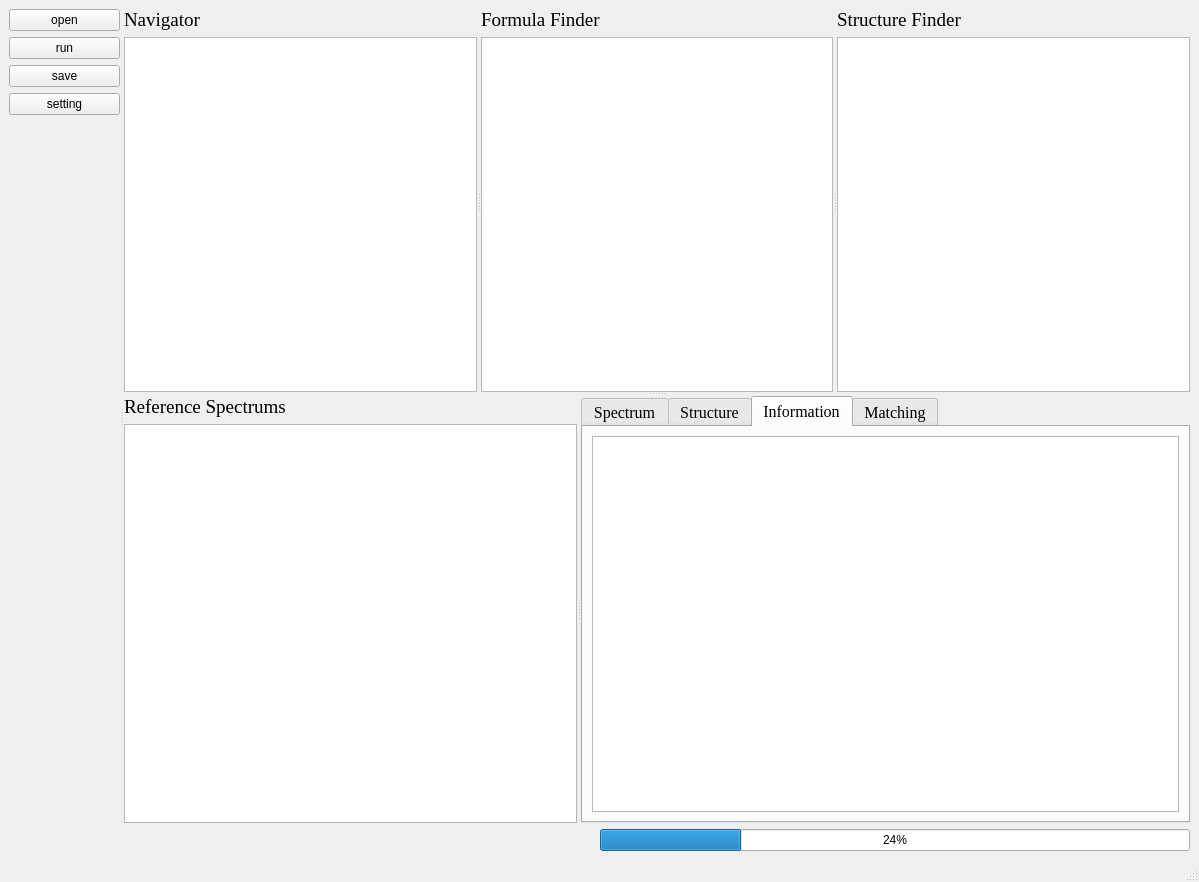
<?xml version="1.0" encoding="UTF-8"?>
<ui version="4.0">
 <class>MainWindow</class>
 <widget class="QMainWindow" name="MainWindow">
  <property name="geometry">
   <rect>
    <x>0</x>
    <y>0</y>
    <width>1199</width>
    <height>882</height>
   </rect>
  </property>
  <property name="windowTitle">
   <string>MainWindow</string>
  </property>
  <property name="autoFillBackground">
   <bool>true</bool>
  </property>
  <widget class="QWidget" name="centralwidget">
   <layout class="QGridLayout" name="gridLayout">
    <item row="1" column="0">
     <layout class="QHBoxLayout" name="horizontalLayout_2">
      <item>
       <spacer name="horizontalSpacer">
        <property name="orientation">
         <enum>Qt::Horizontal</enum>
        </property>
        <property name="sizeHint" stdset="0">
         <size>
          <width>40</width>
          <height>20</height>
         </size>
        </property>
       </spacer>
      </item>
      <item>
       <widget class="QProgressBar" name="progressBar">
        <property name="minimumSize">
         <size>
          <width>0</width>
          <height>0</height>
         </size>
        </property>
        <property name="maximumSize">
         <size>
          <width>16777215</width>
          <height>16777215</height>
         </size>
        </property>
        <property name="value">
         <number>24</number>
        </property>
       </widget>
      </item>
     </layout>
    </item>
    <item row="0" column="0">
     <widget class="QSplitter" name="splitter_4">
      <property name="orientation">
       <enum>Qt::Horizontal</enum>
      </property>
      <widget class="QWidget" name="layoutWidget">
       <layout class="QVBoxLayout" name="verticalLayout_5">
        <item>
         <widget class="QPushButton" name="butt_open">
          <property name="maximumSize">
           <size>
            <width>200</width>
            <height>16777215</height>
           </size>
          </property>
          <property name="layoutDirection">
           <enum>Qt::LeftToRight</enum>
          </property>
          <property name="autoFillBackground">
           <bool>true</bool>
          </property>
          <property name="text">
           <string>open</string>
          </property>
          <property name="icon">
           <iconset>
            <normaloff>../icon/opened-folder.png</normaloff>../icon/opened-folder.png</iconset>
          </property>
          <property name="iconSize">
           <size>
            <width>30</width>
            <height>30</height>
           </size>
          </property>
          <property name="checkable">
           <bool>false</bool>
          </property>
         </widget>
        </item>
        <item>
         <widget class="QPushButton" name="butt_run">
          <property name="maximumSize">
           <size>
            <width>200</width>
            <height>16777215</height>
           </size>
          </property>
          <property name="layoutDirection">
           <enum>Qt::LeftToRight</enum>
          </property>
          <property name="autoFillBackground">
           <bool>true</bool>
          </property>
          <property name="text">
           <string>run</string>
          </property>
          <property name="icon">
           <iconset>
            <normaloff>../icon/start.png</normaloff>../icon/start.png</iconset>
          </property>
          <property name="iconSize">
           <size>
            <width>30</width>
            <height>30</height>
           </size>
          </property>
          <property name="checkable">
           <bool>false</bool>
          </property>
         </widget>
        </item>
        <item>
         <widget class="QPushButton" name="butt_save">
          <property name="maximumSize">
           <size>
            <width>200</width>
            <height>16777215</height>
           </size>
          </property>
          <property name="layoutDirection">
           <enum>Qt::LeftToRight</enum>
          </property>
          <property name="autoFillBackground">
           <bool>true</bool>
          </property>
          <property name="text">
           <string>save</string>
          </property>
          <property name="icon">
           <iconset>
            <normaloff>../icon/save.png</normaloff>../icon/save.png</iconset>
          </property>
          <property name="iconSize">
           <size>
            <width>30</width>
            <height>30</height>
           </size>
          </property>
          <property name="checkable">
           <bool>false</bool>
          </property>
         </widget>
        </item>
        <item>
         <widget class="QPushButton" name="butt_para">
          <property name="text">
           <string>setting</string>
          </property>
          <property name="icon">
           <iconset>
            <normaloff>../icon/parameters.png</normaloff>../icon/parameters.png</iconset>
          </property>
          <property name="iconSize">
           <size>
            <width>30</width>
            <height>30</height>
           </size>
          </property>
         </widget>
        </item>
        <item>
         <spacer name="verticalSpacer">
          <property name="orientation">
           <enum>Qt::Vertical</enum>
          </property>
          <property name="sizeHint" stdset="0">
           <size>
            <width>20</width>
            <height>40</height>
           </size>
          </property>
         </spacer>
        </item>
       </layout>
      </widget>
      <widget class="QSplitter" name="splitter_3">
       <property name="orientation">
        <enum>Qt::Vertical</enum>
       </property>
       <widget class="QSplitter" name="splitter">
        <property name="orientation">
         <enum>Qt::Horizontal</enum>
        </property>
        <widget class="QWidget" name="layoutWidget">
         <layout class="QVBoxLayout" name="verticalLayout_2">
          <item>
           <widget class="QLabel" name="label">
            <property name="font">
             <font>
              <family>Times New Roman</family>
              <pointsize>14</pointsize>
             </font>
            </property>
            <property name="text">
             <string>Navigator</string>
            </property>
           </widget>
          </item>
          <item>
           <widget class="QListWidget" name="list_spectrum"/>
          </item>
         </layout>
        </widget>
        <widget class="QWidget" name="layoutWidget">
         <layout class="QVBoxLayout" name="verticalLayout_3">
          <item>
           <widget class="QLabel" name="label_2">
            <property name="font">
             <font>
              <family>Times New Roman</family>
              <pointsize>14</pointsize>
             </font>
            </property>
            <property name="text">
             <string>Formula Finder</string>
            </property>
           </widget>
          </item>
          <item>
           <widget class="QTableWidget" name="tab_formula">
            <attribute name="horizontalHeaderStretchLastSection">
             <bool>true</bool>
            </attribute>
            <attribute name="verticalHeaderStretchLastSection">
             <bool>false</bool>
            </attribute>
           </widget>
          </item>
         </layout>
        </widget>
        <widget class="QWidget" name="layoutWidget">
         <layout class="QVBoxLayout" name="verticalLayout">
          <item>
           <widget class="QLabel" name="label_3">
            <property name="font">
             <font>
              <family>Times New Roman</family>
              <pointsize>14</pointsize>
             </font>
            </property>
            <property name="text">
             <string>Structure Finder</string>
            </property>
           </widget>
          </item>
          <item>
           <widget class="QTableWidget" name="tab_structure"/>
          </item>
         </layout>
        </widget>
       </widget>
       <widget class="QSplitter" name="splitter_2">
        <property name="orientation">
         <enum>Qt::Horizontal</enum>
        </property>
        <widget class="QWidget" name="layoutWidget">
         <layout class="QVBoxLayout" name="verticalLayout_4">
          <item>
           <widget class="QLabel" name="label_4">
            <property name="font">
             <font>
              <family>Times New Roman</family>
              <pointsize>14</pointsize>
             </font>
            </property>
            <property name="text">
             <string>Reference Spectrums</string>
            </property>
           </widget>
          </item>
          <item>
           <widget class="QTableWidget" name="tab_reference"/>
          </item>
         </layout>
        </widget>
        <widget class="QTabWidget" name="tabWidget">
         <property name="font">
          <font>
           <family>Times New Roman</family>
           <pointsize>12</pointsize>
          </font>
         </property>
         <property name="currentIndex">
          <number>2</number>
         </property>
         <widget class="QWidget" name="page_spectrum">
          <property name="font">
           <font>
            <family>Times New Roman</family>
            <pointsize>12</pointsize>
           </font>
          </property>
          <attribute name="title">
           <string>Spectrum</string>
          </attribute>
          <layout class="QGridLayout" name="gridLayout_4">
           <item row="1" column="2">
            <widget class="QPushButton" name="butt_loss">
             <property name="text">
              <string>Loss</string>
             </property>
            </widget>
           </item>
           <item row="1" column="1">
            <widget class="QPushButton" name="butt_spectrum">
             <property name="text">
              <string>Spectrum</string>
             </property>
            </widget>
           </item>
           <item row="1" column="0">
            <spacer name="horizontalSpacer_2">
             <property name="orientation">
              <enum>Qt::Horizontal</enum>
             </property>
             <property name="sizeHint" stdset="0">
              <size>
               <width>40</width>
               <height>20</height>
              </size>
             </property>
            </spacer>
           </item>
           <item row="0" column="0" colspan="3">
            <widget class="QGroupBox" name="box_spectrum">
             <property name="title">
              <string/>
             </property>
            </widget>
           </item>
          </layout>
         </widget>
         <widget class="QWidget" name="page_structure">
          <attribute name="title">
           <string>Structure</string>
          </attribute>
          <layout class="QVBoxLayout" name="verticalLayout_6">
           <item>
            <layout class="QHBoxLayout" name="horizontalLayout">
             <item>
              <widget class="QGroupBox" name="groupBoxAnno">
               <property name="title">
                <string>Annotated Structure</string>
               </property>
              </widget>
             </item>
             <item>
              <widget class="QGroupBox" name="groupBoxRef">
               <property name="title">
                <string>Reference Structure</string>
               </property>
              </widget>
             </item>
            </layout>
           </item>
           <item>
            <layout class="QHBoxLayout" name="horizontalLayout_3">
             <item>
              <spacer name="horizontalSpacer_3">
               <property name="orientation">
                <enum>Qt::Horizontal</enum>
               </property>
               <property name="sizeHint" stdset="0">
                <size>
                 <width>40</width>
                 <height>20</height>
                </size>
               </property>
              </spacer>
             </item>
             <item>
              <widget class="QPushButton" name="butt_plotComm">
               <property name="text">
                <string>Highlight</string>
               </property>
              </widget>
             </item>
            </layout>
           </item>
          </layout>
         </widget>
         <widget class="QWidget" name="page_compound">
          <property name="font">
           <font>
            <family>Times New Roman</family>
            <pointsize>12</pointsize>
           </font>
          </property>
          <attribute name="title">
           <string>Information</string>
          </attribute>
          <layout class="QGridLayout" name="gridLayout_2">
           <item row="0" column="0">
            <widget class="QTableWidget" name="tab_information">
             <attribute name="horizontalHeaderStretchLastSection">
              <bool>true</bool>
             </attribute>
             <attribute name="verticalHeaderStretchLastSection">
              <bool>false</bool>
             </attribute>
            </widget>
           </item>
          </layout>
         </widget>
         <widget class="QWidget" name="page_matching">
          <attribute name="title">
           <string>Matching</string>
          </attribute>
          <layout class="QGridLayout" name="gridLayout_5">
           <item row="0" column="0">
            <widget class="QTableView" name="tab_matching"/>
           </item>
          </layout>
         </widget>
        </widget>
       </widget>
      </widget>
     </widget>
    </item>
   </layout>
  </widget>
  <widget class="QStatusBar" name="statusbar"/>
 </widget>
 <resources/>
 <connections/>
</ui>
